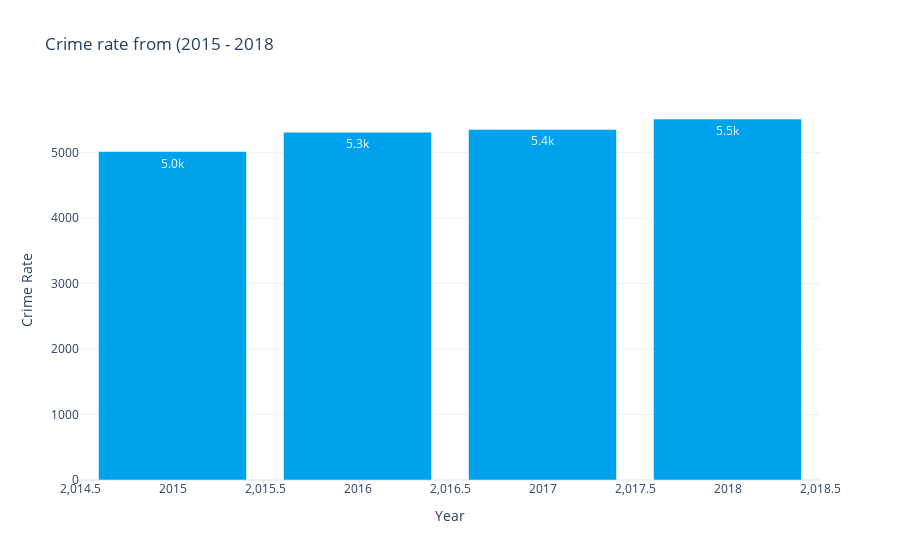

Notebook code for this chart:
### Code cell
import plotly.express as px
def bar_plot(title, labels, x, y, data ):
        fig = px.bar(data, x=x, y=y, title = title, labels = labels, text = y)
        fig.update_traces(marker_color= '#00a2ed',  textposition='inside', texttemplate='%{text:.2s}')
        fig.update_xaxes(showgrid=False)
        fig.update_layout(template="plotly_white")


        fig.show()
bar_plot("Crime rate from (2015 - 2018", dict(report_year = "Year", y =  "Crime Rate"),crime_per_year.index, values, crime_per_year )

### Figure 1 — Plotly figure (JSON) as saved in the notebook; plotly's stock layout.template omitted (floating-point values rounded to 4 significant figures)
{"data": [{"alignmentgroup": "True", "hovertemplate": "Year=%{x}<br>Crime Rate=%{y}<br>text=%{text}<extra></extra>", "legendgroup": "", "marker": {"color": "#00a2ed"}, "name": "", "offsetgroup": "", "orientation": "v", "showlegend": false, "text": [5014.0, 5308, 5352.0, 5510.0], "textposition": "inside", "texttemplate": "%{text:.2s}", "type": "bar", "x": [2015, 2016, 2017, 2018], "xaxis": "x", "y": [5014.0, 5308, 5352.0, 5510.0], "yaxis": "y"}], "layout": {"barmode": "relative", "legend": {"tracegroupgap": 0}, "title": {"text": "Crime rate from (2015 - 2018"}, "xaxis": {"anchor": "y", "domain": [0, 1], "showgrid": false, "title": {"text": "Year"}}, "yaxis": {"anchor": "x", "domain": [0, 1], "title": {"text": "Crime Rate"}}}}
